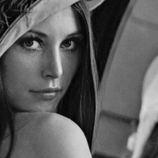
#> input picture DIP3E_Original_Images_CH02/Fig0222(a)(face).tif, 158 x 158 px, shrunk from 300 x 300 before the run
$ jupyter execute 'Assignment 5.ipynb'
#> lines starting #> are read from the running program, lines starting #| are printed output that depends on the picture; long printed decimals are rounded
[cell 1]
import numpy as np
from PIL import Image
import matplotlib.pyplot as plt

<b>Assignment 5:</b> Apply canny edge detection algorithm to detect the edges of an image.
Compare your results with inbuilt canny edge detection function and the results of
assignment 4.

<h1> Canny Edge Detection Algrithm </h1>

[cell 2]
#utility functions

#padding
def pad(img, size) :
    #create empty array of zeros
    emp = np.zeros((img.shape[0] + 2 * (size // 2), img.shape[1] + 2 * (size // 2)), dtype = np.uint8)
    for i in range(size // 2, img.shape[0] + size // 2 - 1) :
        for j in range(size // 2, img.shape[1] + size // 2 - 1) :
            #assign image pixels
            emp[i][j] = img[i - size][j - size]
    return emp

def conv(img, f) :
    f_size = f.shape[0]
    #first pad image
    pad_img = pad(img, f_size)
    #image to hold result of convolution
    res_img = np.zeros((img.shape[0],img.shape[1]),dtype = np.uint8)
    for i in range(img.shape[0]) :
        for j in range(img.shape[1]) :
            #part of image to undergo convolution
            ins_img = pad_img[i : i + f_size , j : j + f_size]
            val = int(np.sum(ins_img * f))
            #assignment of result of convolution as final image pixel
            res_img[i][j] = val
    return res_img

[cell 3]
img = Image.open("DIP3E_Original_Images_CH02/Fig0222(a)(face).tif")
#> img is the input picture: PIL image 158x158 L; min 0, max 226, mean 93.2
ar = np.asarray(img)

[cell 4]
img

<h4> Step 1 : Smoothing by Gaussian filter </h4>

[cell 5]
import math
def create_gaussian_filter(sigma) :
#> called with sigma = 1
    size = math.ceil(6 * sigma)
    mid = size // 2
    fil = np.zeros((size, size))
    s = 0
    for i in range(size) :
        for j in range(size) :
            x = i - mid
            y = j - mid
            fil[i][j] = (x ** 2 + y ** 2) / (2 * (sigma ** 2))
            s += fil[i][j]
    fil = (1 / s) * fil
    return fil

def apply_gaussian(image, sigma = 7) :
    fil = create_gaussian_filter(sigma)
    res_img = conv(image, fil)
#> after the loop in pad, `for i in range(size // 2, img.shape[0] + size // 2 - 1) :`:
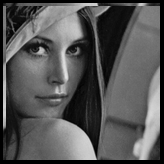
#> emp: shape (164, 164); min 0, max 226, mean 85.2
#> after the loop in conv, `for i in range(img.shape[0]) :`:
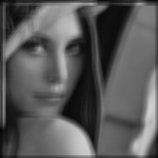
#> res_img: shape (158, 158); min 5, max 207, mean 89.4
    return res_img

[cell 6]
# insert in algo
gaussian_result_img = apply_gaussian(ar,1)

[cell 7]
plt.imshow(gaussian_result_img, cmap = "gray")

<h4> Step 2 : Gradient Magnitude and Direction </h4>

[cell 8]
#Using Sobel's filters for horizontal and vertical edge detection
mask_h = np.array([[-1, -2, -1],
         [0, 0, 0],
         [1, 2, 1]])
mask_v = np.array([[-1, 0, 1],
         [-2, 0, 2],
         [-1, 0, 1]])
def grads_x_y(subimg, mask_h, mask_v) :
    gx = np.sum(subimg * mask_h)
#> gx = -70
    gy = np.sum(subimg * mask_v)
#> gy = 14
    magnitude = math.sqrt(gx ** 2 + gy ** 2)
#> magnitude = 71.39
    if gy == 0 :
        direction = 0
    else :
        direction = math.atan(gx / gy)
#> direction = -1.37
    return gx, gy, magnitude, direction

[cell 9]
gx, gy, mag, dirn = grads_x_y(ar[0:3, 0:3], mask_h, mask_v)
#> gx = -70; gy = 14; mag = 71.39; dirn = -1.37
print(gx, gy, mag, dirn)
#| -70 14 71.386 -1.373

<h4> Step 3 : Nonmaxima Supression </h4>

[cell 10]
def nonmax_supression(subimage, gx, gy, magnitude, direction) :

    #finding nearest direction of gradient
#> called with subimage = array of shape (3, 3), gx = -70, gy = 14, magnitude = 71.39, direction = -1.37
    std_grads = np.array([math.atan(-1), math.atan(1), math.pi / 2, 0]) #[-45, 45, 90, 0]
    grad_diff = abs(std_grads - direction)
#> grad_diff = [0.588, 2.16, 2.94, 1.37]
    dir_ind = np.argmin(grad_diff)
#> dir_ind = 0

    #nonmax supression
    count = 0
    for i in range(subimage.shape[0]) :
        x = 0
        y = 0
        if dir_ind == 1 :
            x = i
            y = i
        elif dir_ind == 2 :
            x = i
            y = subimage.shape[0] - i -1
        elif dir_ind == 4 :
            x = subimage.shape[0] // 2
            y = i
        else :
            x = i
            y = subimage.shape[0] // 2
        if magnitude < subimage[x][y] :
            count += 1
#> after the loop, count = 0

    if count >= 2 :
        return 0
    return magnitude

[cell 11]
g_nxy = nonmax_supression(ar[0:3, 0:3], gx, gy, mag, dirn)
#> g_nxy = 71.39

[cell 12]
def apply_non_max(image, mask_h, mask_v) :
    #resultant image container : g_n_xy
    res = np.zeros((image.shape[0], image.shape[1]))
    offset = mask_h.shape[0]
    for i in range(image.shape[0] - offset) :
        for j in range(image.shape[1] - offset) :
            subimage = image[i : i + offset, j : j + offset]
            gx, gy, mag, dirn = grads_x_y(subimage, mask_h, mask_v)
            res[i][j] = nonmax_supression(subimage, gx, gy, mag, dirn)
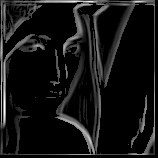
#> res: shape (158, 158) float64; min 0, max 371.2, mean 29.1; drawn with min black and max white
    return res

[cell 13]
#insert in algo
step = apply_non_max(gaussian_result_img, mask_h, mask_v)
plt.imshow(step, cmap = "gray")

<h4> Step 4 : Hysteresis Thresholding </h4>

[cell 14]
def threshold(image, th, tl) :
#> called with th = 50, tl = 150
    gnh = (image > th) * image
    gnl = (image > tl) * image
    gnl -= gnh
    return gnh, gnl

[cell 15]
tl = 50
th = 150
gnh, gnl = threshold(step, 50, 150)

[cell 16]
plt.imshow(gnl, cmap = "gray")

[cell 17]
plt.imshow(gnh, cmap = "gray")

<h4> Step 5 : Edge Linking </h4>

[cell 18]
def link_edges(gnh, gnl, th) :
#> called with th = 150
    for i in range(gnh.shape[0]) :
        for j in range(gnl.shape[1]) :
            if i == 0 or j == 0 :
                pass
            if gnh[i][j] != 0 :
                for x in range(i - 1, i + 2) :
                    for y in range(j - 1, j + 2) :
                        if x != i and y != j :
                            gnl[x][y] = gnh[i][j]
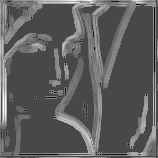
#> gnl: shape (158, 158) float64; min -148.3, max 371.2, mean 43.3; drawn with min black and max white
    gnl = (gnl > th) * gnl
    return gnh + gnl

[cell 19]
link_img = link_edges(gnh, gnl, th)
plt.imshow(link_img, cmap = "gray")

<h4> The Algorithm </h4>

[cell 20]
def canny_edge_detection(img, th, tl, mask_h, mask_v, sigma) :
    ar = np.asarray(img)
    #Step 1 : apply gaussian filter
    gaussian_result_img = apply_gaussian(ar, sigma)
    #Step 2-3 : Gradient Magnitude and Direction and Nonmaxima supression
    nm_img = apply_non_max(gaussian_result_img, mask_h, mask_v)
    #Step 4 : Hysteresis Thresholding
    gnh, gnl = threshold(nm_img, th, tl)
    #Step 5 : Edge Linking
    linked_img = link_edges(gnh, gnl, th)

    return linked_img

[cell 21]
test_image = Image.open("DIP3E_Original_Images_CH10/Fig1005(a)(wirebond_mask).tif")
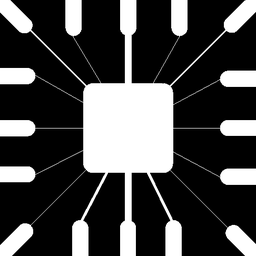
#> input picture DIP3E_Original_Images_CH10/Fig1005(a)(wirebond_mask).tif, 256 x 256 px, shrunk from 486 x 486 before the run
#> test_image is the input picture: PIL image 256x256 L; min 0, max 255, mean 71.7
test_image

[cell 22]
canny_test_image = canny_edge_detection(test_image, 100, 40, mask_h, mask_v, 0.5)
#> call 2 of pad, with size = 3
#> after the loop in pad (call 2), `for i in range(size // 2, img.shape[0] + size // 2 - 1) :`:
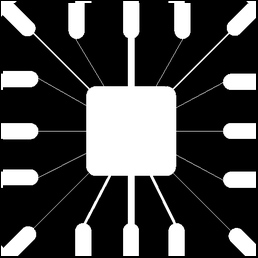
#> emp: shape (258, 258); min 0, max 255, mean 70.1
#> after the loop in conv (call 2), `for i in range(img.shape[0]) :`:
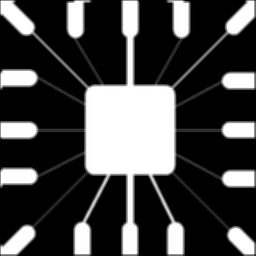
#> res_img: shape (256, 256); min 0, max 255, mean 70.8
#> after the loop in apply_non_max (call 2), `for i in range(image.shape[0] - offset) :`:
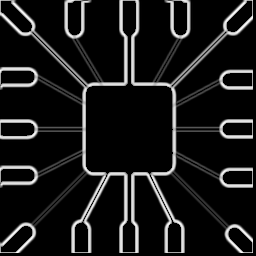
#> res: shape (256, 256) float64; min 0, max 656.7, mean 66; drawn with min black and max white
#> in threshold (call 2), `gnl -= gnh`: gnl: shape (256, 256) float64; min 0, max 99.81, mean 1.4
#> call 2 of link_edges, with th = 100
#> after the loop in link_edges (call 2), `for i in range(gnh.shape[0]) :`:
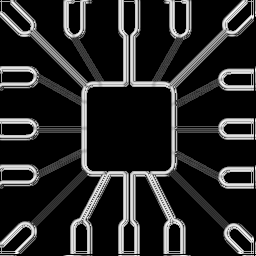
#> gnl: shape (256, 256) float64; min 0, max 656.7, mean 98.9; drawn with min black and max white
#> in link_edges (call 2), `return gnh + gnl`:
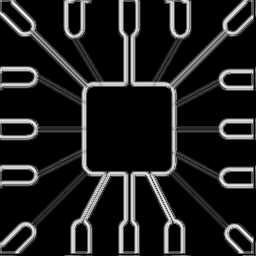
#> returned value: shape (256, 256) float64; min 0, max 1310.1, mean 163.2; drawn with min black and max white
